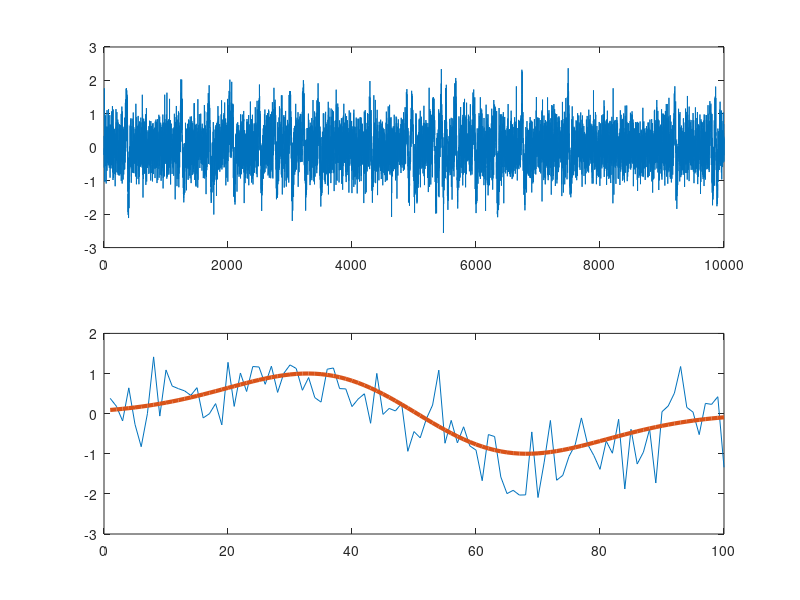
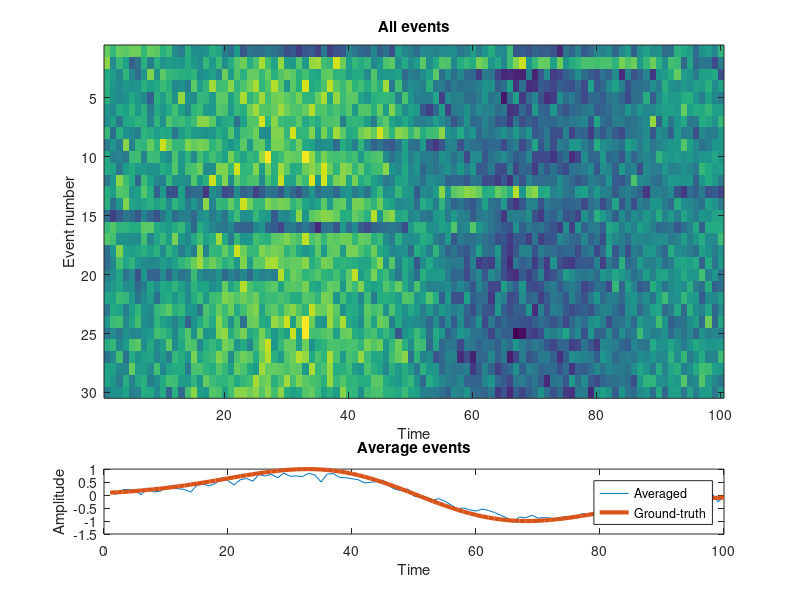

MATLAB code to generate these figures, in order:
clc; clear; close all; 
% create event (derivative of Gaussian)
k = 100; % duration of event in time points
event = diff(exp( -linspace(-2,2,k+1).^2 ));
event = event./max(event); % normalize to max=1

Nevents = 30;
onsettimes = randperm(10000-k);
onsettimes = onsettimes(1:Nevents);

data = zeros(1,10000);
for ei=1:Nevents
    data(onsettimes(ei):onsettimes(ei)+k-1) = event;
end

% add noise
data = data + .5*randn(size(data));

% plot data
figure(1), clf
subplot(211)
plot(data)

% plot one event
subplot(212)
plot(1:k, data(onsettimes(3):onsettimes(3)+k-1),...
     1:k, event,'linew',3)

datamatrix = zeros(Nevents,k);

for ei=1:Nevents
    datamatrix(ei,:) = data(onsettimes(ei):onsettimes(ei)+k-1);
end

figure(2), clf
subplot(4,1,1:3)
imagesc(datamatrix)
xlabel('Time'), ylabel('Event number')
title('All events')

subplot(414)
plot(1:k,mean(datamatrix), 1:k,event,'linew',3)
xlabel('Time'), ylabel('Amplitude')
legend({'Averaged';'Ground-truth'})
title('Average events')

